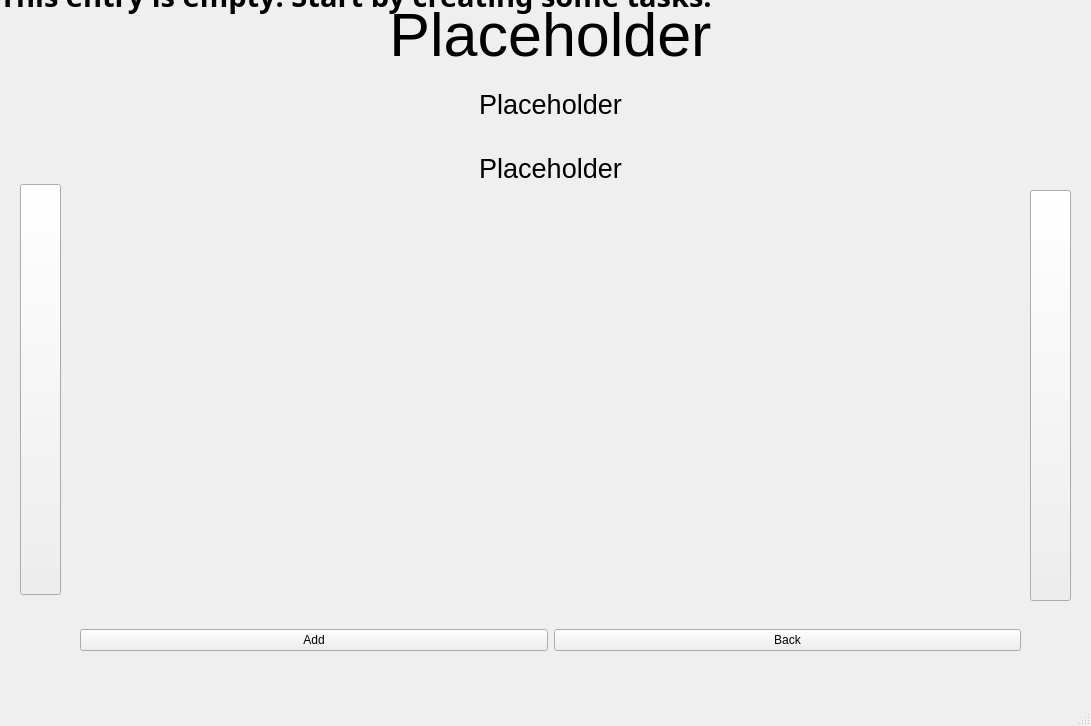
<?xml version="1.0" encoding="UTF-8"?>
<ui version="4.0">
 <class>daywindow</class>
 <widget class="QMainWindow" name="daywindow">
  <property name="geometry">
   <rect>
    <x>0</x>
    <y>0</y>
    <width>1091</width>
    <height>726</height>
   </rect>
  </property>
  <property name="windowTitle">
   <string>MainWindow</string>
  </property>
  <widget class="QWidget" name="centralwidget">
   <widget class="QWidget" name="verticalLayoutWidget">
    <property name="geometry">
     <rect>
      <x>80</x>
      <y>170</y>
      <width>941</width>
      <height>431</height>
     </rect>
    </property>
    <layout class="QVBoxLayout" name="verticalLayout"/>
   </widget>
   <widget class="QWidget" name="horizontalLayoutWidget">
    <property name="geometry">
     <rect>
      <x>80</x>
      <y>610</y>
      <width>941</width>
      <height>61</height>
     </rect>
    </property>
    <layout class="QHBoxLayout" name="horizontalLayout">
     <item>
      <widget class="QPushButton" name="add_b">
       <property name="text">
        <string>Add</string>
       </property>
      </widget>
     </item>
     <item>
      <widget class="QPushButton" name="back_b">
       <property name="text">
        <string>Back</string>
       </property>
      </widget>
     </item>
    </layout>
   </widget>
   <widget class="QWidget" name="verticalLayoutWidget_2">
    <property name="geometry">
     <rect>
      <x>110</x>
      <y>0</y>
      <width>881</width>
      <height>197</height>
     </rect>
    </property>
    <layout class="QVBoxLayout" name="verticalLayout_3">
     <item>
      <widget class="QLabel" name="year_l">
       <property name="font">
        <font>
         <pointsize>46</pointsize>
        </font>
       </property>
       <property name="text">
        <string>Placeholder</string>
       </property>
       <property name="alignment">
        <set>Qt::AlignCenter</set>
       </property>
      </widget>
     </item>
     <item>
      <widget class="QLabel" name="month_l">
       <property name="font">
        <font>
         <pointsize>20</pointsize>
        </font>
       </property>
       <property name="text">
        <string>Placeholder</string>
       </property>
       <property name="alignment">
        <set>Qt::AlignCenter</set>
       </property>
      </widget>
     </item>
     <item>
      <widget class="QLabel" name="day_l">
       <property name="font">
        <font>
         <pointsize>20</pointsize>
        </font>
       </property>
       <property name="text">
        <string>Placeholder</string>
       </property>
       <property name="alignment">
        <set>Qt::AlignCenter</set>
       </property>
      </widget>
     </item>
    </layout>
   </widget>
   <widget class="QPushButton" name="left_b">
    <property name="geometry">
     <rect>
      <x>20</x>
      <y>184</y>
      <width>41</width>
      <height>411</height>
     </rect>
    </property>
    <property name="text">
     <string/>
    </property>
   </widget>
   <widget class="QPushButton" name="right_b">
    <property name="geometry">
     <rect>
      <x>1030</x>
      <y>190</y>
      <width>41</width>
      <height>411</height>
     </rect>
    </property>
    <property name="text">
     <string/>
    </property>
   </widget>
   <widget class="QLabel" name="empty_l">
    <property name="geometry">
     <rect>
      <x>0</x>
      <y>-60</y>
      <width>711</width>
      <height>111</height>
     </rect>
    </property>
    <property name="font">
     <font>
      <family>Umpush</family>
      <pointsize>22</pointsize>
      <bold>true</bold>
      <stylestrategy>PreferDefault</stylestrategy>
      <kerning>true</kerning>
     </font>
    </property>
    <property name="text">
     <string>This entry is empty! Start by creating some tasks!</string>
    </property>
    <property name="alignment">
     <set>Qt::AlignCenter</set>
    </property>
   </widget>
  </widget>
  <widget class="QMenuBar" name="menubar">
   <property name="geometry">
    <rect>
     <x>0</x>
     <y>0</y>
     <width>1091</width>
     <height>22</height>
    </rect>
   </property>
  </widget>
  <widget class="QStatusBar" name="statusbar"/>
 </widget>
 <resources/>
 <connections/>
</ui>
